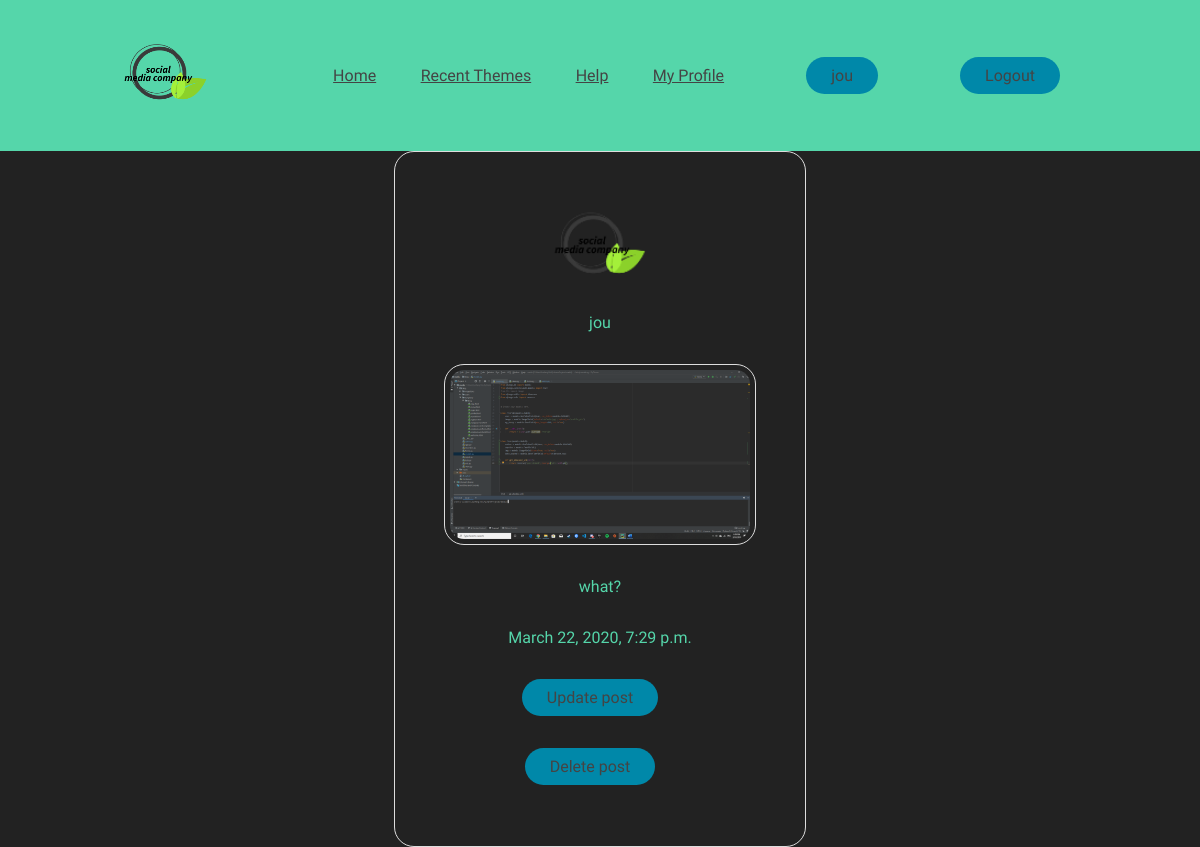
Page /post/2/ (signed in) on the committed database.
### blog/models.py (models this page shows, shortened)
class Post(models.Model):
    user = models.ForeignKey(settings.AUTH_USER_MODEL,
                             related_name='images_created',
                             on_delete=models.CASCADE)
    image = models.ImageField(upload_to='images/%Y/%m/%d/')
    caption = models.TextField(db_index=True)
    created = models.DateTimeField(default=timezone.now)
    user_like = models.ManyToManyField(settings.AUTH_USER_MODEL,
                                       related_name='images_liked',
                                       blank=True)

class Profile(models.Model):
    user = models.OneToOneField(User, on_delete=models.CASCADE)
    image = models.ImageField(default='default.jpg', upload_to='profile_pic')
    my_story = models.CharField(max_length=200, null=True)

### blog/views.py (the view)
# urls.py: path('post/<int:pk>/', PostDetailView.as_view(), name='post-detail'),
class PostDetailView(DetailView):
    model = Post

### blog/templates/blog/post_detail.html (shortened to what this page needs)
{% load static %}
<html>
    <head>
        <link rel="stylesheet" type="text/css" href="{% static 'blog/style.css'%}">
    </head>
        <header>
            <a href="{% url 'blog-home' %}"><img class="logo" src="{% static 'image/logo.png' %}" alt="logo" ></a>
            <nav class="nav_bar">
                <ul>
                    <li><a href="{% url 'blog-home' %}">Home</a></li>
                    <li><a href="{% url 'blog-recent' %}">Recent Themes</a></li>
                    <li><a href="{% url 'blog-help' %}">Help</a></li>
                    <li><a href="{% url 'blog-profile' %}">My Profile</a></li>
                </ul>
            </nav>
            <a class="profile" href="{% url 'blog-profile' %}"><button>{{request.user}}</button></a>
            <a class="logout" href="{% url 'blog-logout' %}"><button>Logout</button></a>
        </header>
        <div class="box">
            <img class="profile-img" src="{{ object.user.profile.image.url }}">
            <p>{{ object.user }}</p>
            <p><img class="post" src="{{ post.image.url }}"></p>
            <p>{{ object.caption }}</p>
            <p>{{ object.created }}</p>
            <p><a href="{% url 'post-update' pk=post.id %}"><button>Update post</button></a></p>
            <p><a href="{% url 'post-delete' pk=post.id %}"><button>Delete post</button></a></p>
        </div>
    </body>
</html>

### blog/static/blog/style.css (style rules this page uses)
li, a, button { font-family: 'ZCOOL KuaiLe', cursive; font-weight: 500; font-size: 16px; color: #444; text-decoration: none; }
header { display: flex; justify-content: space-between; align-items: center; text-align: center; background: #55d6aa; padding: 30px 10%; }
.logo { cursor: pointer; }
.nav_bar { list-style: none; }
.nav_bar li { display: inline-block; padding: 0px 20px; text-decoration: underline; }
.nav_bar li a { transition: all 0.3s ease 0s; }
button { padding: 9px 25px; background-color: rgba(0, 136, 169, 1); border: none; border-radius: 50px; cursor: pointer; transition: all 0.3s ease 0s; margin-right: 20px; }
p { font-family: 'ZCOOL KuaiLe', cursive; text-align: center; color: #55d6aa; }

### blog/templates/blog/post_detail.html (style rules this page uses)
.box { border: 1px solid #ddd; border-radius: 20px; padding: 45px; margin: 0 auto; width: 320px; height: auto; display: flex; flex-direction: column }
.profile-img { display : block; margin-left: auto; margin-right: auto; border-radius: 15px 50px; width: auto; height: 100px; }
.post { border: 1px solid #ddd; border-radius: 20px; padding: 5px; width: 300px; }

### rows in the picture
Post: user.profile.image (picture), user "jou", image (picture), caption "what?", created "March 22, 2020, 7:29 p.m."

### other values in the picture
{{ request.user }} "jou"
